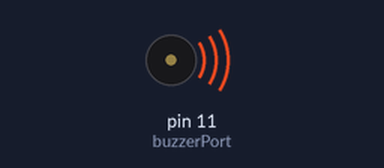
Simulated run of this sketch. Board: Arduino Uno, built with avr-gcc and run on an emulated ATmega328P. On the bench: buzzer (waves = sounding).

Above: at 0.1 s.
Timing chart, 0 to 40.0 s (numbered marks = the images above):
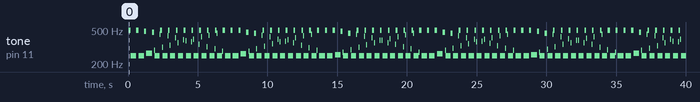

The sketch:

buzzer.ino
```cpp
auto buzzerPort = 11;

void setup() {
    pinMode(buzzerPort,OUTPUT);
}

void loop() {
    while(true){
        /**
        第一个循环为1毫秒高电平1毫秒低电平.也就是2毫秒为一个周期,频率为500hz
        */
        for(auto i = 0;i<80;i++){
            digitalWrite(buzzerPort, HIGH);
            delay(1);
            digitalWrite(buzzerPort, LOW);
            delay(1);
        }
        /**
        第二个循环为2毫秒高电平2毫秒低电平.也就是4毫秒为一个周期,频率为250hz
        */
        for(auto i = 0;i<100;i++){
            digitalWrite(buzzerPort,HIGH);
            delay(2);
            digitalWrite(buzzerPort, LOW);
            delay(2);
        }
    }
}
```

Measured:
- by itself, tone on pin 11 (buzzerPort): plays 496 Hz for 0.16 s, 249 Hz for 0.40 s, 496 Hz for 0.16 s, 249 Hz for 0.40 s, 483 Hz for 0.16 s, 268 Hz for 0.40 s … (242 notes in this stretch)
